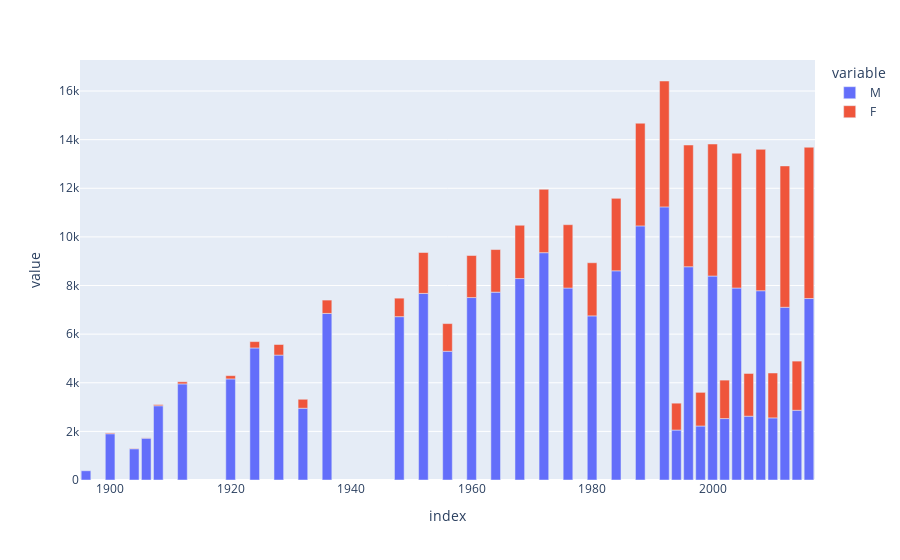

This figure's notebook cell:
### Markdown cell above
USA leder (inte oväntat) medaljligan stort. Sverige återfinns på 7:e plats, men lär sjunka framöver, då man var mest framgångsrika i början av seklet (då exempelvis Kina inte deltog). Värt att notera:
* Ryssland och Sovjetunionen har räknats som separata länder.
* I Tyskland ("GER") är Väst- och Östtyskland inte medräknade

### Code cell
# i)

import matplotlib.pyplot as plt
import seaborn as sns
import plotly_express as px

year_list=df["Year"].unique()
year_list=list(sorted(year_list))

gender_per_year=pd.Series({"M":0, "F":0})


for year in year_list:

    df_oneyear=df.loc[df["Year"]==year]
    gender_per_year=pd.concat([gender_per_year,df_oneyear["Sex"].value_counts()], axis=1)
    gender_per_year.rename(columns={"count":year}, inplace=True)
   
gender_per_year=gender_per_year.drop(0, axis=1).T
px.bar(gender_per_year)

### Figure 1 — Plotly figure (JSON) as saved in the notebook; plotly's stock layout.template omitted (floating-point values rounded to 4 significant figures)
{"data": [{"alignmentgroup": "True", "hovertemplate": "variable=M<br>index=%{x}<br>value=%{y}<extra></extra>", "legendgroup": "M", "marker": {"color": "#636efa", "pattern": {"shape": ""}}, "name": "M", "offsetgroup": "M", "orientation": "v", "showlegend": true, "textposition": "auto", "type": "bar", "x": [1896, 1900, 1904, 1906, 1908, 1912, 1920, 1924, 1928, 1932, 1936, 1948, 1952, 1956, 1960, 1964, 1968, 1972, 1976, 1980, 1984, 1988, 1992, 1994, 1996, 1998, 2000, 2002, 2004, 2006, 2008, 2010, 2012, 2014, 2016], "xaxis": "x", "y": [380, 1903, 1285, 1722, 3054, 3953, 4158, 5432, 5137, 2952, 6852, 6719, 7676, 5295, 7505, 7728, 8286, 9351, 7896, 6751, 8605, 10453, 11235, 2055, 8772, 2221, 8390, 2527, 7897, 2625, 7786, 2555, 7105, 2868, 7465], "yaxis": "y"}, {"alignmentgroup": "True", "hovertemplate": "variable=F<br>index=%{x}<br>value=%{y}<extra></extra>", "legendgroup": "F", "marker": {"color": "#EF553B", "pattern": {"shape": ""}}, "name": "F", "offsetgroup": "F", "orientation": "v", "showlegend": true, "textposition": "auto", "type": "bar", "x": [1896, 1900, 1904, 1906, 1908, 1912, 1920, 1924, 1928, 1932, 1936, 1948, 1952, 1956, 1960, 1964, 1968, 1972, 1976, 1980, 1984, 1988, 1992, 1994, 1996, 1998, 2000, 2002, 2004, 2006, 2008, 2010, 2012, 2014, 2016], "xaxis": "x", "y": [null, 33, 16, 11, 47, 87, 134, 261, 437, 369, 549, 761, 1682, 1139, 1730, 1752, 2193, 2608, 2606, 2186, 2983, 4223, 5178, 1105, 5008, 1384, 5431, 1582, 5546, 1757, 5816, 1847, 5815, 2023, 6223], "yaxis": "y"}], "layout": {"barmode": "relative", "legend": {"title": {"text": "variable"}, "tracegroupgap": 0}, "margin": {"t": 60}, "xaxis": {"anchor": "y", "domain": [0, 1], "title": {"text": "index"}}, "yaxis": {"anchor": "x", "domain": [0, 1], "title": {"text": "value"}}}}
